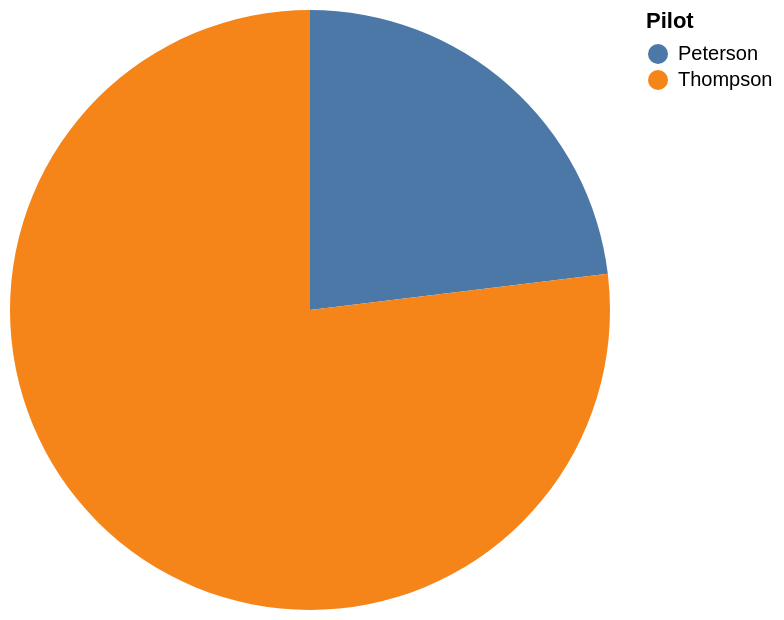

Write a Vega-Lite specification for this figure.
### Vega-Lite specification from a JSON file in a GitHub repository (floating-point values rounded to 4 significant figures)
{"data": {"values": [{"x_data": "Peterson", "y_data": 3}, {"x_data": "Thompson", "y_data": 10}]}, "mark": "arc", "encoding": {"theta": {"field": "y_data", "type": "quantitative", "title": "COUNT(Pilot)"}, "color": {"field": "x_data", "type": "nominal", "title": "Pilot"}}}
